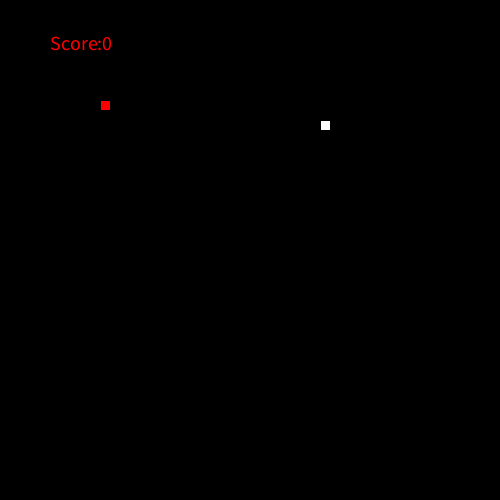
Frame 1 (no input)
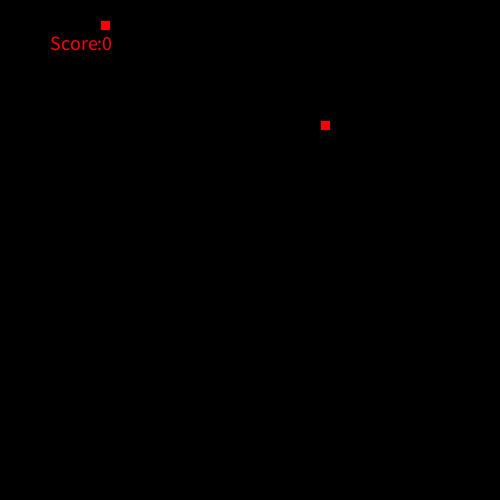
Frame 60 (the mouse pressed at the canvas centre just before this capture)
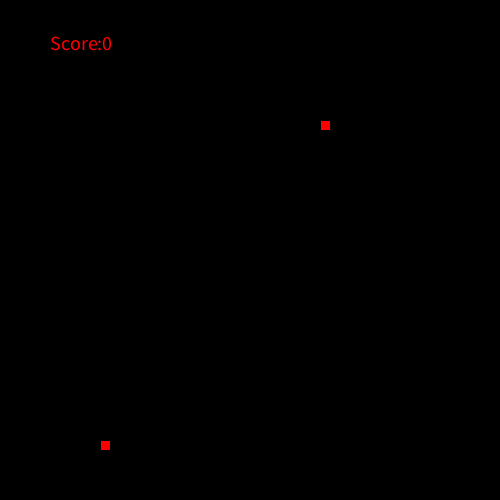
Frame 120 (the mouse held since frame 60 and released just before this capture)

The Processing sketch that drew these frames (run headless with seeded random() and noise(); from frame 60 on, the mouse is pressed at the canvas centre):

// Processing sketch: SnakeRecipe
// ── SnakeRecipe.pde
int score;
// 1. Follow the recipe instructions inside the Segment class.

// This class will be used to represent each part of the moving snake.


class Segment {
  int x;
  int y;

  //2. Create x and y member variables to hold the location of each segment.

  // 3. Add a constructor with parameters to initialize each variable.
  Segment(int x, int y) {
    this.x = x;
    this.y = y;
  }
  int getX() {
    return this.x;
  }
  void setX(int x) {
    this.x = x;
  }
  int getY() {
    return this.y;
  }
  void setY(int y) {
    this.y = y;
  }
  // 4. Add getter and setter methods for both the x and y member variables.



  // 5. Create (but do not initialize) a Segment variable to hold the head of the Snake



  // 6. Create and initialize String to hold the direction of your snake e.g. "up"



  // 7. Create and initialize a variable to hold how many pieces of food the snake has eaten.
  // give it a value of 1 to start.

  int food = 1;

  // 8. Create and initialize foodX and foodY variables to hold the location of the food.

  // (Hint: use the random method to set both the x and y to random locations within the screen size (500 by 500).)

  //int foodX = ((int)random(50)*10);
}
Segment head;
int foodX = ((int)random(50)*10);
int foodY = ((int)random(50)*10);
String direction = "up";
void setup() {

  // 9. Set the size of your sketch (500 by 500).

  size(500, 500);

  head = new Segment(100, 100);
  // 10. initialize your head to a new segment.


  // 11. Use the frameRate(int rate) method to set the rate to 20.
  frameRate(20);
}

void draw() {

  background(0);



  //12. Call the drawFood, drawSnake, move, and collision methods.
  drawFood();
  drawSnake();
  move();
  collision();
  checkBoundaries();
  drawTail();
  manageTail();
  textSize(20);
  text("Score:" + score, 50, 50);
}


// 13. Complete the drawFood method below. (Hint: each piece of food should be a 10 by 10 rectangle).

void drawFood() {
  rect(foodX, foodY, 10, 10);
}


//14. Draw the snake head (use a 10 by 10 rectangle)

void drawSnake() {
  fill(255, 0, 0);
  rect(head.x, head.y, 10, 10);

  //test your code
}


// 15. Complete the move method below.

void move() {

  // 16. Using a switch statement, make your snake move by 10 pixels in the correct direction.
  //This is an incomplete switch statement:

  switch(direction) {
  case "up":
    head.y-=10;
    break;
  case "down":
    head.y+=10;
    break;
  case "left":
    head.x-=10;
    break;
  case "right":
    head.x+=10;
    break;
  }



  // 17. Call the checkBoundaries method to make sure the snake doesn't go off the screen.
}


// 18. Complete the keyPressed method below. Use if statements to set your direction variable depending on what key is pressed.

void keyPressed() {
  if (keyCode == UP) {
    direction = "up";
  }
  if (keyCode == DOWN) {
    direction = "down";
  }
  if (keyCode == LEFT) {
    direction = "left";
  }
  if (keyCode == RIGHT) {
    direction = "right";
  }
}



// 19. check if your head is out of bounds (teleport your snake to the other side).

void checkBoundaries() {
  if (head.x < 0) {
    head.x = 500;
  }
  if (head.x > 500) {
    head.x = 0;
  }
  if (head.y < 0) {
    head.y = 500;
  }
  if (head.y > 500) {
    head.y = 0;
  }
}



//20. Make sure that the key for your current direction’s opposite doesn’t work(i.e. If you’re going up, down key shouldn’t work)



// 21. Complete the missing parts of the collision method below.

void collision() {

  // If the segment is colliding with a piece of food...
  // Increase the amount of food eaten and set foodX and foodY to new random locations.
  if (head.x == foodX &&  head.y == foodY) {
    foodX = ((int)random(50)*10);
    foodY = ((int)random(50)*10);
    score++;
    println("Hit");
  }
}



/**
 
 ** Part 2: making the tail
 
 **/

//  1. Create and initialize an ArrayList of Segments. (This will be your snake tail!)
ArrayList<Segment> array = new ArrayList<Segment>();

// 2. Complete the missing parts of the manageTail method below and call it in the draw method.

void manageTail() {
  checkTailCollision();
  //Call the drawTail and checkTailCollision methods.
  drawTail();
  // Add a new Segment to your ArrayList that has the same X and Y as the head of your snake.
  Segment seg;
  seg = new Segment(head.x, head.y);
  array.add(seg);
  println(array.size());
  // While the tail size is greater than your food, remove the first Segment in your tail.
  while (score < array.size()) {
    array.remove(0);
  }
}

void drawTail() {
  // Draw a 10 by 10 rectangle for each Segment in your snake ArrayList.
  for (Segment seg: array) {
    rect(seg.x, seg.y, 10, 10);
  }
}








// 3. Complete the missing parts of the bodyCollision method below.

void checkTailCollision() {

  // If your head has the same location as one of your segments...
  for (int i=0; i > array.size(); i++) {
    if (head.getX() == array.get(i).getX()) {
      score=0;
    }
  }
}


// reset your food variable

//Call this method at the begining of your manageTail method.
